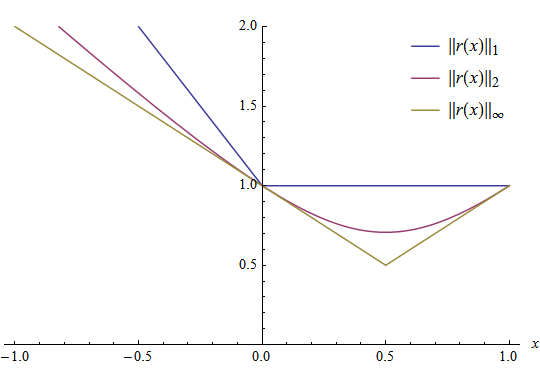
//> input picture test/pics/NormTypes_OneArray_1-2-INF.png, 540 x 368 px
$ ./mat_mask_operations ../pics/NormTypes_OneArray_1-2-INF.png ../pics/rotatedrect.png   (built with g++ and OpenCV 4)
//> lines starting //> are read from the running program, lines starting //| are printed output that depends on the picture; after the words box and inside, x2 and y2 are one past the last pixel; in counts of white or black regions, pixels touching at a corner belong together
#include <opencv2/imgcodecs.hpp>
#include <opencv2/highgui.hpp>
#include <opencv2/imgproc.hpp>
#include <iostream>

using namespace std;
using namespace cv;

static void help(char* progName)
{
    cout << endl
        <<  "This program shows how to filter images with mask: the write it yourself and the"
        << "filter2d way. " << endl
        <<  "Usage:"                                                                        << endl
        << progName << " [image_path -- default ../../pics/lena.jpg] [G -- grayscale] "        << endl << endl;
}


void Sharpen(const Mat& myImage,Mat& Result);

int main( int argc, char* argv[])
{
    help(argv[0]);
    const char* filename = argc >=2 ? argv[1] : "../../pics/lena.jpg";

    Mat src, dst0, dst1;

    if (argc >= 3 && !strcmp("G", argv[2]))
        src = imread( filename, IMREAD_GRAYSCALE);
    else
        src = imread( filename, IMREAD_COLOR);
//> src is the input picture: 368 rows x 540 cols, CV_8UC3; mean B, G, R 250.8, 250.7, 251.1

    if (src.empty())
    {
        cerr << "Can't open image ["  << filename << "]" << endl;
        return -1;
    }

    namedWindow("Input",cv::WINDOW_NORMAL);
    namedWindow("Output", cv::WINDOW_NORMAL);

    imshow( "Input", src );
    double t = (double)getTickCount();

    Sharpen( src, dst0 );

    t = ((double)getTickCount() - t)/getTickFrequency();
    cout << "Hand written function time passed in seconds: " << t << endl;

    imshow( "Output", dst0 );
    waitKey();

  //![kern]
    Mat kernel = (Mat_<int>(3,3) <<  0, -1,  0,
                                   -1,  5, -1,
                                    0, -1,  0);
  //![kern]

    t = (double)getTickCount();

  //![filter2D]
    //cv::filter2D($`InputArray src`, $`OutputArray dst`, $`int ddepth`, $`InputArray kernel`);
    filter2D( src, dst1, src.depth(), kernel );

  //![filter2D]
    t = ((double)getTickCount() - t)/getTickFrequency();
    cout << "Built-in filter2D time passed in seconds:     " << t << endl;

    imshow( "Output", dst1 );

    waitKey();
    return 0;
}
//! [basic_method]
void Sharpen(const Mat& myImage,Mat& Result)
{
  //! [8_bit]
    CV_Assert(myImage.depth() == CV_8U);  // accept only uchar images
  //! [8_bit]

  //! [create_channels]
    const int nChannels = myImage.channels();
//> nChannels = 3
    cout<<"image size: "<<myImage.size<<endl;
//| image size: 368 x 540
    cout<<"image type: "<<myImage.channels()<<endl;
//| image type: 3
    cout<<"image rows: "<<myImage.rows <<endl;
//| image rows: 368
    Result.create(myImage.size(),myImage.type());
  //! [create_channels]

  //! [basic_method_loop]
    for(int j = 1 ; j < myImage.rows-1; ++j)
    {
        const uchar* previous = myImage.ptr<uchar>(j - 1);
        const uchar* current  = myImage.ptr<uchar>(j    );
        const uchar* next     = myImage.ptr<uchar>(j + 1);

        uchar* output = Result.ptr<uchar>(j);

        for(int i= nChannels;i < nChannels*(myImage.cols-1); ++i)
        {
            *output++ = saturate_cast<uchar>(5*current[i]
                         -current[i-nChannels] - current[i+nChannels] - previous[i] - next[i]);
        }
    }
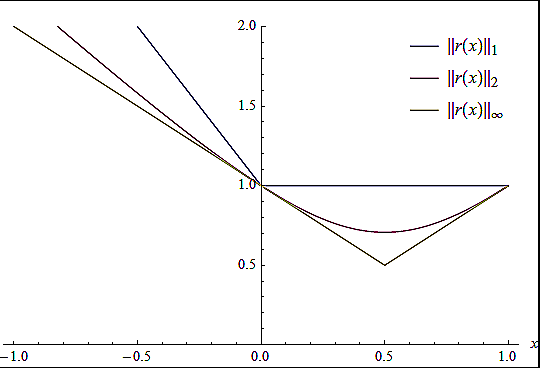
//> Result: 368 rows x 540 cols, CV_8UC3; mean B, G, R 247.5, 247.4, 247.7
  //! [basic_method_loop]
  //! [borders]
    Result.row(0).setTo(Scalar(0));
    Result.row(Result.rows-1).setTo(Scalar(0));
    Result.col(0).setTo(Scalar(0));
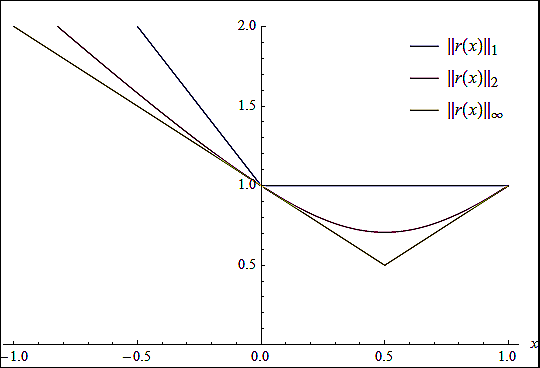
//> Result: 368 rows x 540 cols, CV_8UC3; 0.18% of pixels changed, all inside (x1, y1, x2, y2) = (0, 1, 1, 367)
//> in main, `filter2D( src, dst1, src.depth(), kernel );`:
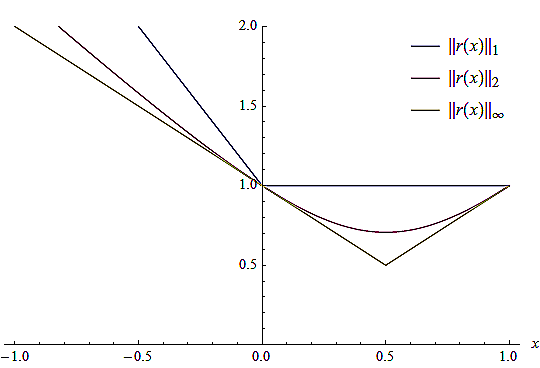
//> dst1: 368 rows x 540 cols, CV_8UC3; mean B, G, R 249.9, 249.7, 250
    Result.col(Result.cols-1).setTo(Scalar(0));
  //! [borders]
}
//! [basic_method]
